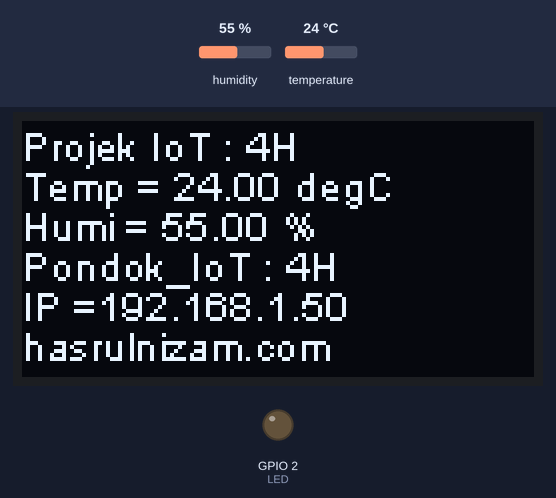
The sketch below on a simulated ESP32. Parts: 128×64 one-colour display, output pins drawn as LEDs (lit = HIGH). The test bench sets the inputs (shaded band); at power-on: humidity 55 %, temperature 24 °C. WiFi joins after 1.5 s; servers stay silent unless stated; uploads are accepted with an empty reply; what the sketch prints to the serial monitor is not drawn.

Above: at 2.7 s.
2.8 s: humidity set to 22 %
At 3.9 s:
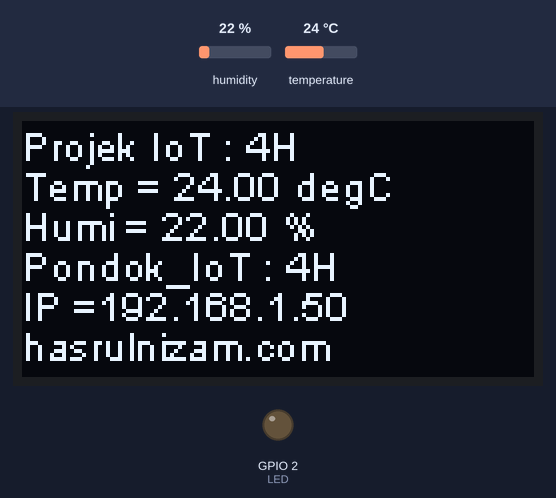
5.0 s: temperature set to 12 °C
At 6.7 s:
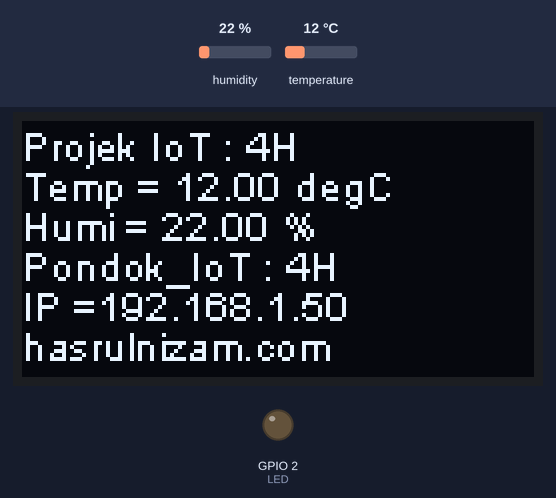
7.0 s: humidity set to 40 %
At 8.5 s:
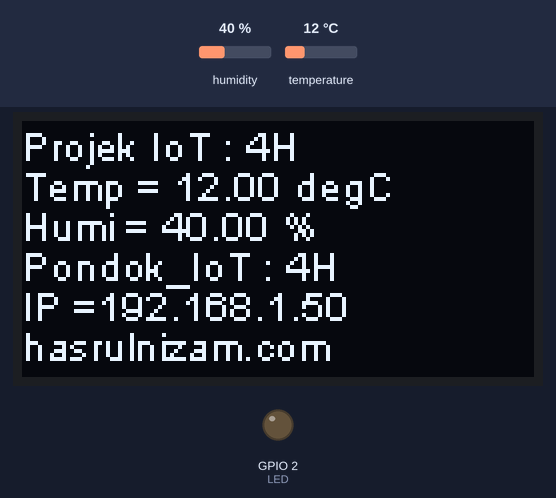
Timing chart, 0 to 10.0 s (numbered marks = the images above; inputs shaded):
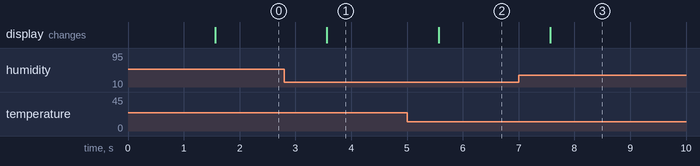

Measured:
- after the input at 2.8 s, the display: changes after 0.76 s (image 1)
- after the input at 5.0 s, the display: changes after 0.57 s (image 2)
- after the input at 7.0 s, the display: changes after 0.57 s (image 3)

The sketch:

17_OLED_DHT_HTTP_OTA.ino
```cpp
#define DHTPin    19
#include <DHT.h>
#include <WiFiManager.h>
#include <HTTPClient.h>
#include <ESPmDNS.h>
#include <WiFiUdp.h>
#include <ArduinoOTA.h>
#include <SSD1306.h>

#define LED       2
#define INTERVAL  500

HTTPClient http;
DHT dht(DHTPin,DHT22);
float t,h,temperature,humidity;
unsigned long int timer;
char data;

WiFiManager wifiManager;
SSD1306  display(0x3c,21,22); //(ADDRESS,SDA,SCL)
String url;

void setup()
{
  Serial.begin(115200);
  Serial.println("Booting");
  pinMode(LED,OUTPUT);
  dht.begin();
  display.init();
  display.flipScreenVertically();
  display.setFont(ArialMT_Plain_24);
  display.setTextAlignment(TEXT_ALIGN_CENTER);
  display.drawString(64, 0,"START");
  display.display();

  wifiManager.setAPCallback(configModeCallback);
  wifiManager.setTimeout(180);
  if(!wifiManager.autoConnect("ESP32-Ijam"))
  {
    Serial.println("failed to connect and hit timeout");
  }
  else
  {
    Serial.println("Successfully connected");
  }

  Serial.print("IP address: ");
  Serial.println(WiFi.localIP());
  Serial.println();

  // Port defaults to 3232
  // ArduinoOTA.setPort(3232);

  // Hostname defaults to esp3232-[MAC]
   ArduinoOTA.setHostname("esp32@ijam");

  // No authentication by default
  // ArduinoOTA.setPassword("admin");

  // Password can be set with it's md5 value as well
  // MD5(admin) = 21232f297a57a5a743894a0e4a801fc3
  // ArduinoOTA.setPasswordHash("21232f297a57a5a743894a0e4a801fc3");

  ArduinoOTA
    .onStart([]() {
      String type;
      if (ArduinoOTA.getCommand() == U_FLASH)
        type = "sketch";
      else // U_SPIFFS
        type = "filesystem";

      // NOTE: if updating SPIFFS this would be the place to unmount SPIFFS using SPIFFS.end()
      Serial.println("Start updating " + type);
    })
    .onEnd([]() {
      Serial.println("\nEnd");
    })
    .onProgress([](unsigned int progress, unsigned int total) {
      Serial.printf("Progress: %u%%\r", (progress / (total / 100)));
    })
    .onError([](ota_error_t error) {
      Serial.printf("Error[%u]: ", error);
      if (error == OTA_AUTH_ERROR) Serial.println("Auth Failed");
      else if (error == OTA_BEGIN_ERROR) Serial.println("Begin Failed");
      else if (error == OTA_CONNECT_ERROR) Serial.println("Connect Failed");
      else if (error == OTA_RECEIVE_ERROR) Serial.println("Receive Failed");
      else if (error == OTA_END_ERROR) Serial.println("End Failed");
    });

  ArduinoOTA.begin();

  Serial.println("Ready");
  Serial.print("IP address: ");
  Serial.println(WiFi.localIP());
}

void loop()
{
  if(Serial.available())
  {
    data=Serial.read();
    if(data=='1')
    {
      WiFi.disconnect(false,true);
      Serial.println("Reset wifi setting and restart");
      wifiManager.resetSettings();
      ESP.restart();
    }
  }

//===========Temp & humidity==================
  t=dht.readTemperature();
  h=dht.readHumidity();
  if(!isnan(t) && !isnan(h))
  {
    temperature = t;
    humidity = h;
  }

//  if(millis()-timer>=1000)
//  {
//    timer=millis();
//    Serial.println("Temperature="+String(temperature)+"degC Humidity="+String(humidity)+"%");
//  }

  //===============OLED Display======================

  display.clear();
  display.setFont(ArialMT_Plain_10);
  display.setTextAlignment(TEXT_ALIGN_LEFT);
  display.drawString(0, 0,"Projek IoT : 4H");
  display.drawString(0,10,"Temp = "+String(temperature)+" degC");
  display.drawString(0,20,"Humi = "+String(humidity)+" %");
  display.drawString(0,30,"Pondok_IoT : 4H");
  display.drawString(0,40,"IP ="+WiFi.localIP().toString());
  display.drawString(0,50,"hasrulnizam.com");
  display.display();

  if(millis()-timer>=500)
  {
    timer=millis();
    Serial.println("Temperature="+String(temperature)+"degC Humidity="+String(humidity)+"%");
    url ="http://hasrulnizam.com/iot/humidity-temperature-data.php?id=test&data";
//    url="http://endpoint.projekiot.com/send?token=08109c26-cd01-4e1f-a3f4-dd6a356c64ea";
    url+="&humidity="+String(humidity);
    url+="&temperature="+String(temperature);
    url+="&interval=10";
    Serial.println(url);
    http.begin(url);
    if(http.GET()==HTTP_CODE_OK) Serial.println(http.getString());
  }
  //delay(1);
}

void configModeCallback (WiFiManager *myWiFiManager)
{
  Serial.println("Entered config mode");
  Serial.println(WiFi.softAPIP());
  Serial.println(myWiFiManager->getConfigPortalSSID());
  display.clear();
  display.setFont(ArialMT_Plain_10);
  display.setTextAlignment(TEXT_ALIGN_CENTER);
  display.drawString(64, 0,"Entered config mode");
  display.drawString(64,30,myWiFiManager->getConfigPortalSSID());
  display.drawString(64,45,WiFi.softAPIP().toString());
  display.display();
}
```
